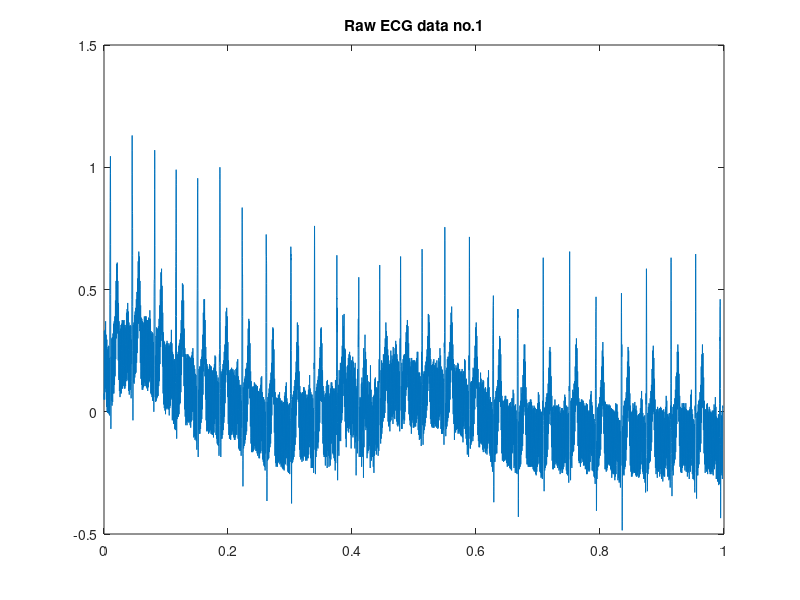

MATLAB code to generate this figure: (Note: this script raises an error after producing the figure.)
%%%%%%%%%%%%%%%%%%%% DANE WEJSCIOWE %%%%%%%%%%%%%%%%%%
clear
close all

fir_length        = 100; % dlugosc filtru 
raw_ecg_mat       = load("raw_signal_person1.mat")'; % zaszumiony sygnal EKG -> wejscie
raw_ecg{1}        = raw_ecg_mat.raw_ecg;
raw_ecg_mat       = load("raw_signal_person3.mat")'; % zaszumiony sygnal EKG -> wejscie
raw_ecg{2}        = raw_ecg_mat.raw_ecg;
raw_ecg_mat       = load("raw_signal_person9.mat")'; % zaszumiony sygnal EKG -> wejscie
raw_ecg{3}        = raw_ecg_mat.raw_ecg;

Fs                = 500; %czestotliwoosc probkowania sygnalu
window            = 20; %wielkość okna filtru medianowego

for m = 1:length(raw_ecg)
    
    t             = linspace(0,1-1/Fs,length(raw_ecg{m})); %podstawa czasu
    
    figure()
    plot(t, raw_ecg{m}); %wykres surowego sygnału EKG
    title(sprintf('Raw ECG data no.%u',m))
    
    amplitude_array = [0.1 2 4 10]; %amplituda szumu
    n_array         = [5e-2 5e-3 1e-3 1e-4]; %wspolczynnik szybkosci uczenia
    noise_freq      = 50; %czestotliwosc szumu

    % Wektory sluzace do testow metody
    % Bedziemy testowac metode dla roznych amplitud oraz wspolczynnikow
    % szybkosci uczenia

    figure()
    for j =1:length(amplitude_array)

        for k=1:length(n_array)

            % Inizjalizacja wektorow
            coefficients_sin  = zeros(1,fir_length,"double");
            ref_sin           = zeros(1,fir_length,"double");
            coefficients_cos  = zeros(1,fir_length,"double");
            ref_cos           = zeros(1,fir_length,"double");

            filtered_ecg      = zeros(1,length(raw_ecg{m}), "double"); %odszumiony sygnal EKG

            %%%%%%%%%%%%%%%%%%%%%%%%%%%%%%%%%%%%%%%%%%%%%%%%%%%%%

            % Wykonaj obliczenia
            offset_sin = 0;
            offset_cos = 0;

            for i=1:length(raw_ecg{m})
                % Generacja referencyjnego sygnalu szumu
                ref_noise = amplitude_array(j)*sin(2*pi/20*(i-1));
                ref_noise1 = amplitude_array(j)*cos(2*pi/20*(i-1));

                % Filtr FIR
                [filtered_sample,offset,ref_sin] = zomb_filter(double(ref_noise), ...
                    offset_sin, ...
                    ref_sin,coefficients_sin, ...
                    fir_length);

                [filtered_sample1,offset_cos,ref_cos] = zomb_filter(double(ref_noise1), ...
                    offset_cos, ...
                    ref_cos, ...
                    coefficients_cos, ...
                    fir_length);
                % Sygnal referencyjny r(n) = w1(n)*x1(n) + w2(n)*x2(n)
                fir = filtered_sample1 + filtered_sample;
                output_signal = raw_ecg{m}(i) - fir;

                % Filtr adaptacyjny LMS
                coefficients_sin = zomb_lms(output_signal, ...
                    offset_sin, ...
                    ref_sin, ...
                    coefficients_sin, ...
                    fir_length, ...
                    n_array(k));
                coefficients_cos = zomb_lms(output_signal, ...
                    offset_cos, ...
                    ref_cos, ...
                    coefficients_cos, ...
                    fir_length, ...
                    n_array(k));
                % Odfiltrowany sygnal EKG
                filtered_ecg(i) = output_signal;

            end

            % Filtr medianowy 
            median_filter_output = zomb_median(filtered_ecg,window);

            % Wizualizacja danych
            subplot(4,4,k+((j-1)*4))
            plot(t, median_filter_output);
            title(sprintf('Filtered ECG data n = %0.1e, A = %u',n_array(k),amplitude_array(j)));

        end
    end
end
  
  
  
